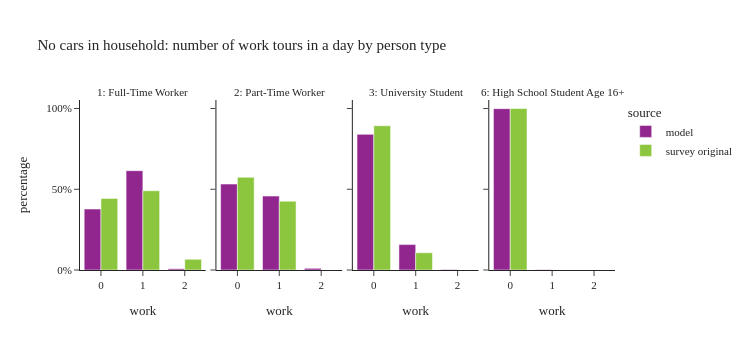

Notebook source saved alongside this figure:
### Code cell
plot_work_tour_ptype(per_data[(per_data['ptype'].isin(worker_ptype)) & (per_data['auto_ownership'] == 0)],"No cars in household: number of work tours in a day by person type")

### Figure 1 — Plotly figure (JSON) as saved in the notebook; plotly's stock layout.template omitted (floating-point values rounded to 4 significant figures)
{"data": [{"alignmentgroup": "True", "customdata": [[29070], [47380], [576]], "hovertemplate": "source=model<br>ptype_label=1: Full-Time Worker<br>work=%{x}<br>percentage=%{y}<br>sample_size=%{customdata[0]}<extra></extra>", "legendgroup": "model", "marker": {"color": "#91268F", "pattern": {"shape": ""}}, "name": "model", "offsetgroup": "model", "orientation": "v", "showlegend": true, "textposition": "auto", "type": "bar", "x": [0.0, 1.0, 2.0], "xaxis": "x", "y": [0.3774, 0.6151, 0.007478], "yaxis": "y"}, {"alignmentgroup": "True", "customdata": [[6334], [5447], [120]], "hovertemplate": "source=model<br>ptype_label=2: Part-Time Worker<br>work=%{x}<br>percentage=%{y}<br>sample_size=%{customdata[0]}<extra></extra>", "legendgroup": "model", "marker": {"color": "#91268F", "pattern": {"shape": ""}}, "name": "model", "offsetgroup": "model", "orientation": "v", "showlegend": false, "textposition": "auto", "type": "bar", "x": [0.0, 1.0, 2.0], "xaxis": "x2", "y": [0.5322, 0.4577, 0.01008], "yaxis": "y2"}, {"alignmentgroup": "True", "customdata": [[13598], [2546], [47]], "hovertemplate": "source=model<br>ptype_label=3: University Student<br>work=%{x}<br>percentage=%{y}<br>sample_size=%{customdata[0]}<extra></extra>", "legendgroup": "model", "marker": {"color": "#91268F", "pattern": {"shape": ""}}, "name": "model", "offsetgroup": "model", "orientation": "v", "showlegend": false, "textposition": "auto", "type": "bar", "x": [0.0, 1.0, 2.0], "xaxis": "x3", "y": [0.8398, 0.1572, 0.002903], "yaxis": "y3"}, {"alignmentgroup": "True", "customdata": [[1205], [1]], "hovertemplate": "source=model<br>ptype_label=6: High School Student Age 16+<br>work=%{x}<br>percentage=%{y}<br>sample_size=%{customdata[0]}<extra></extra>", "legendgroup": "model", "marker": {"color": "#91268F", "pattern": {"shape": ""}}, "name": "model", "offsetgroup": "model", "orientation": "v", "showlegend": false, "textposition": "auto", "type": "bar", "x": [0.0, 1.0], "xaxis": "x4", "y": [0.9992, 0.0008292], "yaxis": "y4"}, {"alignmentgroup": "True", "customdata": [[180], [143], [4]], "hovertemplate": "source=survey original<br>ptype_label=1: Full-Time Worker<br>work=%{x}<br>percentage=%{y}<br>sample_size=%{customdata[0]}<extra></extra>", "legendgroup": "survey original", "marker": {"color": "#8CC63E", "pattern": {"shape": ""}}, "name": "survey original", "offsetgroup": "survey original", "orientation": "v", "showlegend": true, "textposition": "auto", "type": "bar", "x": [0.0, 1.0, 2.0], "xaxis": "x", "y": [0.4431, 0.4907, 0.06614], "yaxis": "y"}, {"alignmentgroup": "True", "customdata": [[66], [31]], "hovertemplate": "source=survey original<br>ptype_label=2: Part-Time Worker<br>work=%{x}<br>percentage=%{y}<br>sample_size=%{customdata[0]}<extra></extra>", "legendgroup": "survey original", "marker": {"color": "#8CC63E", "pattern": {"shape": ""}}, "name": "survey original", "offsetgroup": "survey original", "orientation": "v", "showlegend": false, "textposition": "auto", "type": "bar", "x": [0.0, 1.0], "xaxis": "x2", "y": [0.5742, 0.4258], "yaxis": "y2"}, {"alignmentgroup": "True", "customdata": [[72], [13]], "hovertemplate": "source=survey original<br>ptype_label=3: University Student<br>work=%{x}<br>percentage=%{y}<br>sample_size=%{customdata[0]}<extra></extra>", "legendgroup": "survey original", "marker": {"color": "#8CC63E", "pattern": {"shape": ""}}, "name": "survey original", "offsetgroup": "survey original", "orientation": "v", "showlegend": false, "textposition": "auto", "type": "bar", "x": [0.0, 1.0], "xaxis": "x3", "y": [0.8932, 0.1068], "yaxis": "y3"}, {"alignmentgroup": "True", "customdata": [[2]], "hovertemplate": "source=survey original<br>ptype_label=6: High School Student Age 16+<br>work=%{x}<br>percentage=%{y}<br>sample_size=%{customdata[0]}<extra></extra>", "legendgroup": "survey original", "marker": {"color": "#8CC63E", "pattern": {"shape": ""}}, "name": "survey original", "offsetgroup": "survey original", "orientation": "v", "showlegend": false, "textposition": "auto", "type": "bar", "x": [0.0], "xaxis": "x4", "y": [1.0], "yaxis": "y4"}], "layout": {"annotations": [{"font": {}, "showarrow": false, "text": "1: Full-Time Worker", "x": 0.1175, "xanchor": "center", "xref": "paper", "y": 1.0, "yanchor": "bottom", "yref": "paper"}, {"font": {}, "showarrow": false, "text": "2: Part-Time Worker", "x": 0.3725, "xanchor": "center", "xref": "paper", "y": 1.0, "yanchor": "bottom", "yref": "paper"}, {"font": {}, "showarrow": false, "text": "3: University Student", "x": 0.6275, "xanchor": "center", "xref": "paper", "y": 1.0, "yanchor": "bottom", "yref": "paper"}, {"font": {}, "showarrow": false, "text": "6: High School Student Age 16+", "x": 0.8825, "xanchor": "center", "xref": "paper", "y": 1.0, "yanchor": "bottom", "yref": "paper"}], "barmode": "group", "height": 350, "legend": {"title": {"text": "source"}, "tracegroupgap": 0}, "title": {"text": "No cars in household: number of work tours in a day by person type"}, "width": 750, "xaxis": {"anchor": "y", "domain": [0.0, 0.235], "title": {"text": "work"}}, "xaxis2": {"anchor": "y2", "domain": [0.255, 0.49], "matches": "x", "title": {"text": "work"}}, "xaxis3": {"anchor": "y3", "domain": [0.51, 0.745], "matches": "x", "title": {"text": "work"}}, "xaxis4": {"anchor": "y4", "domain": [0.765, 1.0], "matches": "x", "title": {"text": "work"}}, "yaxis": {"anchor": "x", "domain": [0.0, 1.0], "tickformat": ".0%", "title": {"text": "percentage"}}, "yaxis2": {"anchor": "x2", "domain": [0.0, 1.0], "matches": "y", "showticklabels": false, "tickformat": ".0%"}, "yaxis3": {"anchor": "x3", "domain": [0.0, 1.0], "matches": "y", "showticklabels": false, "tickformat": ".0%"}, "yaxis4": {"anchor": "x4", "domain": [0.0, 1.0], "matches": "y", "showticklabels": false, "tickformat": ".0%"}}}
